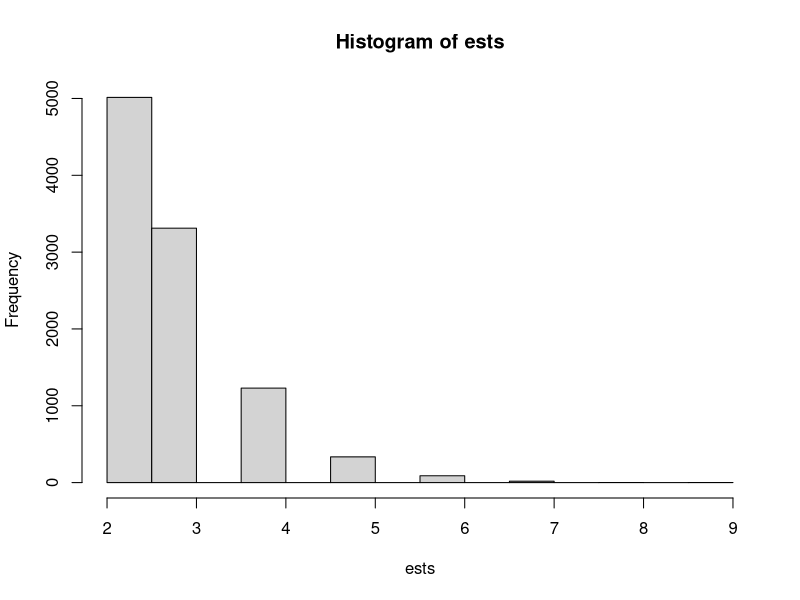
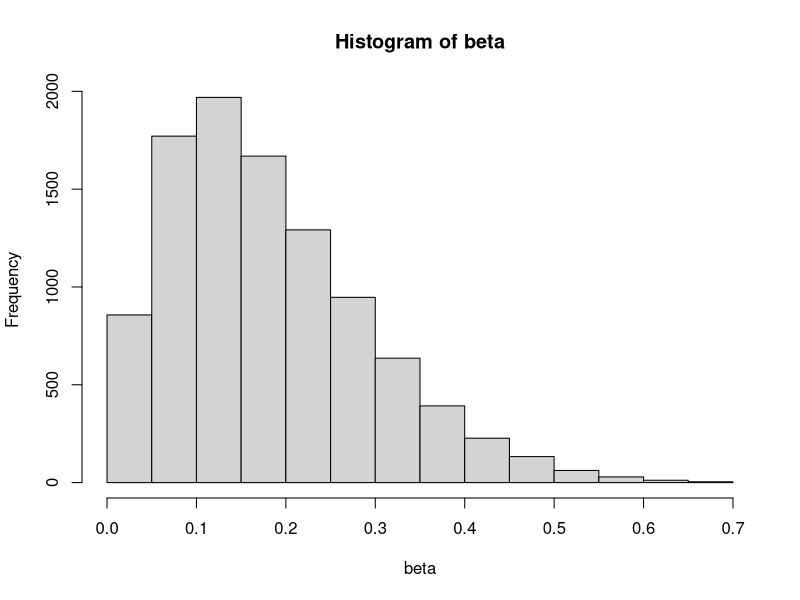

The R source for these figures, in order:
###3 Monte Carlo e Importance Sampling
##U1, U2.. ~ Unif(0,1) e X = {menor n | Sum(Ui) > 1}


######a) Estime E(X). Qual o erro padrão desta estimativa? 
#Seja g(U) = X  = {menor n | Sum(Ui) >1 }
#Eg(U) = integral(g(U)f(U)du)

##Monte Carlo:
#i) simular U1.. Un ~ Unif(0,1)

#ii) E(g(U)) = 1/10000 sum(g(U))

ests <- numeric(10000)
for (i in 1:10000){  ##para cada RE = 10000 sims, 
  sims <- runif(30, 0, 1) #simulamos draws de uma uniforme padrao
  sum <- 0
  j <- 0
  while(sum <= 1){    #calculamos quantos draws sao necessarios tal que a soma seja maior que 1
    sum <- sum + sims[j+1]
    j <- j+1
  }
  ests[i] <- j #guardamos para i in RE a quantia de runifs necessárias 
}
hist(ests)
EXsim <- (1/10000) * sum(ests) #calculamos o valor esperado 

####estimativa de X
EXsim
#[1] 2.7124

####erro padrão da est
sd_est <- (1/10000) * sqrt(sum((ests - EXsim)^2))
sd_est
#[1] 0.008718292


######b) Estimar P(X>=10). Vamos utilizar importance sampling, uma vez que f(U) ~ Unif(0,1). Para X>=10,
#sampling da uniforme vai nos dar pouquissimos valores que correspondem a este caso. 
#Assim, devemos escolher uma distribuição de importância que nos dê uma maior oportunidade de samplearmos de valores com 'n' alto
#Ou seja, devemos escolher uma distribuição com o mesmo suporte de U(0,1) mas que produza VAs pequenas;
#Vamos considerar entao dist Beta com alfa = 2 e beta = 5
#h(x) = P(X>=10) = E(I(sum(X1..X9) <= 1 ))


p1 = 2 #parametros da beta
p2 = 9
k = 9 #E(I(sum(X1..X9) <= 1))
RE = 10000

#vamos ver como a dist se comporta em relação a números menores que é o que nos interessa
beta = rbeta(RE, p1, p2)
hist(beta)


sim = matrix(nrow = RE, ncol = k)

#gerando realizações
for (i in 1:RE) {
  sim[i,] = rbeta(k, p1, p2) 
}

#h(x) é a indicadora de que as 9 variáveis somam menos que 9 
hx = rowSums(sim) <= 1

#f(x) é a densidade da unif padrao
fx = 1

#g(x) é a conjunta da beta p/ 1...9
fdp_beta = apply(sim, 2, function (x) { dbeta(x, p1, p2) })
gx = apply(fdp_beta, 1, prod)

#media
est_vec = (hx*fx)/gx
est = mean(est_vec)
est
# [1] 2.71119972633006e-06

#desvio
sd_est <- (1/RE) * sqrt(sum((est_vec - est)^2))
sd_est
#[1] 5.21503e-07



########### c) Estimar P(X = 10) e calcular erro padrão da estimativa:

#g(x) e f(x) são semelhantes a questão b) 
#porém h(X) = P(X=10) = E(I(X1..X9 < 1) & I(X1..X10 > 1))
#ou seja, estamos interessados no caso em que X1..X9 não ultrapassa 1, mas X1..X10 ultrapassa (assim, temos P(X=10))

p1 = 2 #parâmetros da beta
p2 = 9
k = 10 #E(I(X1..X9 < 1) & I(X1..X10 > 1))
RE = 10000


sim = matrix(nrow=RE, ncol=10)


for (i in 1:RE) {
  sim[i,] = rbeta(k, p1, p2) 
}

fx = 1

hx = (rowSums(sim[,1:9] < 1) & (rowSums(sim) > 1)) ##nova indicadora

gx = apply(dbeta(sim, p1,p2), 1, prod)

est_vec = (hx*fx)/gx
est = mean(est_vec)
est
#[1] 0.02623771


#desvio
sd_est <- (1/RE) * sqrt(sum((est_vec - est)^2))
sd_est
#[1] 0.01230647
















# parametros da beta escolhidos:
shape1 = 1.6
shape2 = 12

# exemplos de valores gerados com essa beta, sao pequenos:
rbeta(n=10, shape1=shape1, shape2=shape2)

# gera 10 realizacoes dessa beta, de tamanho RE:
betas = matrix(nrow=RE, ncol=10)
for (i in 1:10)
{
  betas[,i] = rbeta(n=RE, shape1=shape1, shape2=shape2 )
}

# densidade da uniforme:
fx = 1

# indicadora:
hx = (rowSums(betas[,1:9] < 1) & (rowSums(betas) > 1) )

gx = apply(dbeta(betas, shape1=shape1, shape2=shape2), 1, prod)

estimativa = hx * fx / gx

print(paste('P(X = 10) estimado:', mean(estimativa) ))
print(paste('Erro padrao estimado:', sqrt( var(estimativa) / RE )  ))




